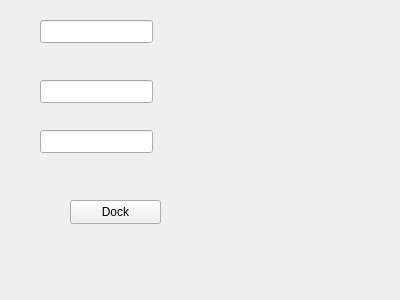
<?xml version="1.0" encoding="UTF-8"?>
<ui version="4.0">
 <class>EmsStatus</class>
 <widget class="QDockWidget" name="EmsStatus">
  <property name="geometry">
   <rect>
    <x>0</x>
    <y>0</y>
    <width>400</width>
    <height>300</height>
   </rect>
  </property>
  <property name="windowTitle">
   <string>DockWidget</string>
  </property>
  <widget class="QWidget" name="dockWidgetContents">
   <widget class="QLineEdit" name="lineEdit">
    <property name="geometry">
     <rect>
      <x>40</x>
      <y>20</y>
      <width>113</width>
      <height>23</height>
     </rect>
    </property>
   </widget>
   <widget class="QLineEdit" name="lineEdit_2">
    <property name="geometry">
     <rect>
      <x>40</x>
      <y>80</y>
      <width>113</width>
      <height>23</height>
     </rect>
    </property>
   </widget>
   <widget class="QLineEdit" name="lineEdit_3">
    <property name="geometry">
     <rect>
      <x>40</x>
      <y>130</y>
      <width>113</width>
      <height>23</height>
     </rect>
    </property>
   </widget>
   <widget class="QPushButton" name="dockPushButton">
    <property name="geometry">
     <rect>
      <x>70</x>
      <y>200</y>
      <width>91</width>
      <height>24</height>
     </rect>
    </property>
    <property name="text">
     <string>Dock</string>
    </property>
   </widget>
  </widget>
 </widget>
 <resources/>
 <connections/>
</ui>
